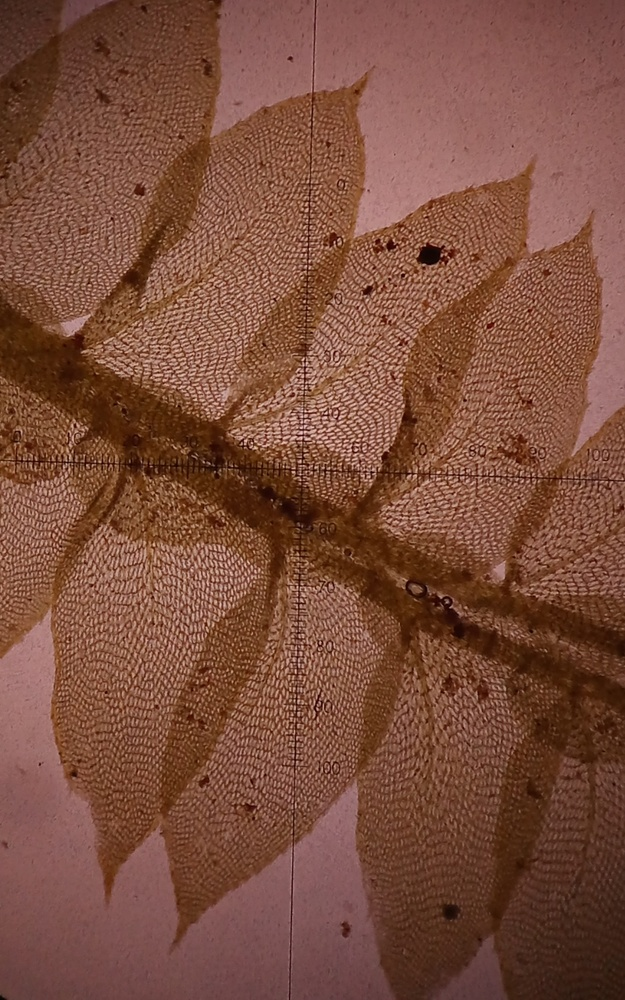
#> input picture source_images/Dendrocyathophorum_decolyi.jpg, 625 x 1000 px, shrunk from 800 x 1280 before the run
$ python image_pipeline.py ../source_images out.png
#> lines starting #> are read from the running program, lines starting #| are printed output that depends on the picture; after the words box and inside, x2 and y2 are one past the last pixel; in counts of white or black regions, pixels touching at a corner belong together
#!/usr/bin/env python3
"""
Reference implementation of the image-processing workflow (Table 2) with the
explicit quality-control rules stated in the revised Methods.

Use it to (1) re-verify Table 3 from the raw photomicrographs, (2) process the
replicated image set (specimen x field) and (3) run the image-processing
parameter sensitivity analysis requested by the reviewer.

Input layout for replicated data:
    images/<Species_name>/<voucher_id>/<field_id>.tif
Usage:
    python image_pipeline.py images/ out/            # descriptors per field
    python image_pipeline.py images/ out/ --sweep    # + parameter sensitivity
Requires: Python >= 3.11, numpy, pandas, opencv-python 4.10, scikit-image >= 0.22
"""
from __future__ import annotations

import argparse
import itertools
from pathlib import Path

import cv2
import numpy as np
import pandas as pd
from scipy.ndimage import convolve
from skimage.morphology import skeletonize

DEFAULT = dict(blur=5, block=31, C=5, morph=3, canny_lo=50, canny_hi=150, min_area=50)


def descriptors(path: Path, p: dict = DEFAULT) -> dict:
    bgr = cv2.imread(str(path), cv2.IMREAD_COLOR)
#> bgr is the input picture: shape (1000, 625, 3); mean B, G, R 60.7, 77.9, 123.4
    if bgr is None:
        raise IOError(path)
    # 1. Grayscale: Y = 0.299 R + 0.587 G + 0.114 B (OpenCV ITU-R BT.601)
    g = cv2.cvtColor(bgr, cv2.COLOR_BGR2GRAY)
    # 2. Contrast normalization: linear min-max stretch to 0-255
    g = cv2.normalize(g, None, 0, 255, cv2.NORM_MINMAX)
    # 3. Gaussian smoothing (sigma derived from kernel size by OpenCV)
    g = cv2.GaussianBlur(g, (p["blur"], p["blur"]), 0)
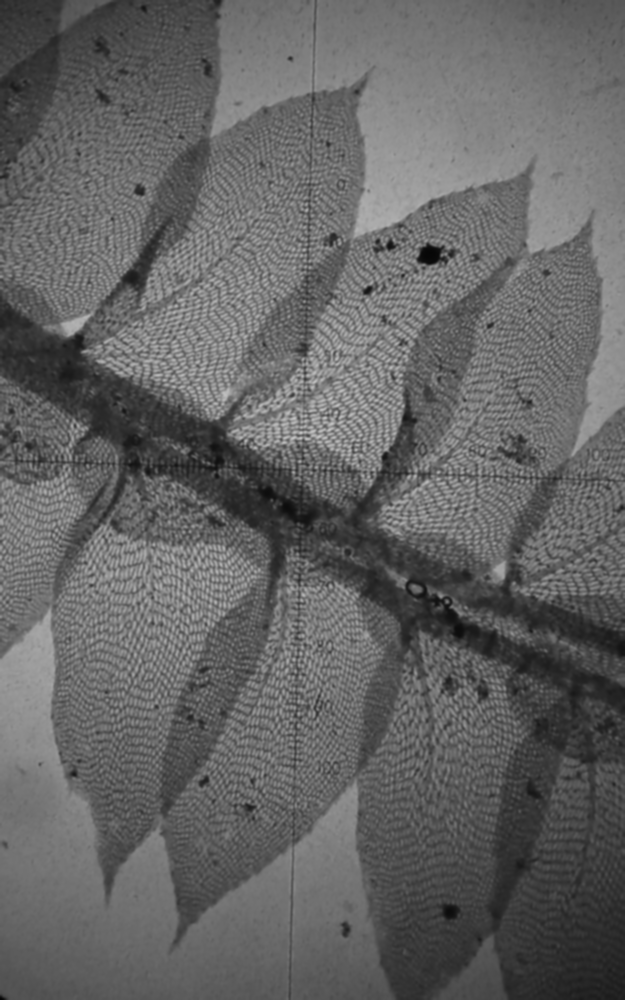
#> g: shape (1000, 625); min 4, max 196, mean 99.6
    # 4-5. Adaptive Gaussian threshold; tissue (cell walls, darker) = foreground
    A = cv2.adaptiveThreshold(g, 255, cv2.ADAPTIVE_THRESH_GAUSSIAN_C,
                              cv2.THRESH_BINARY_INV, p["block"], p["C"])
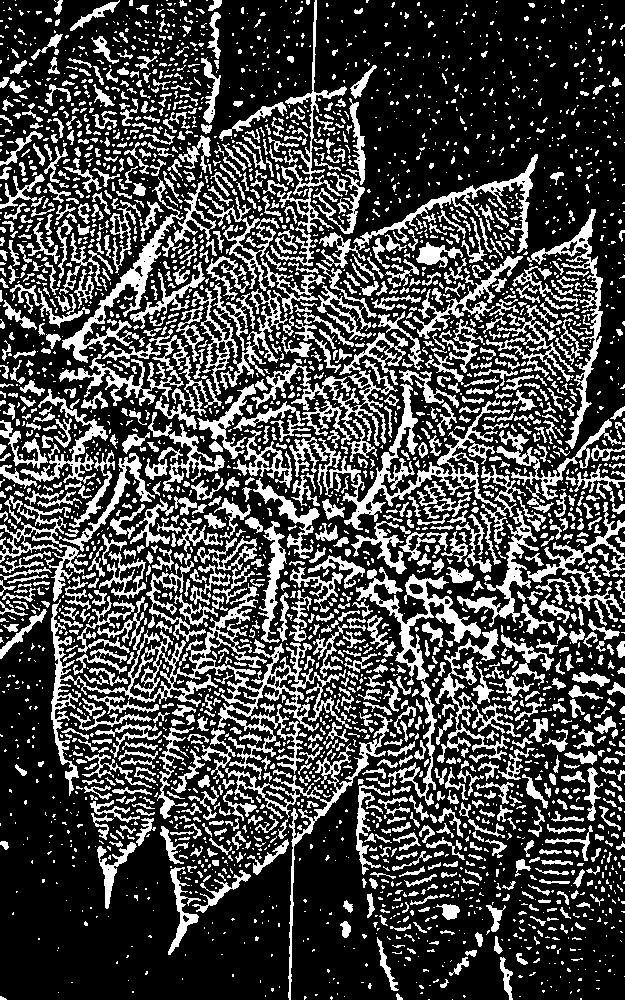
#> A: shape (1000, 625); 28.7% white; 3352 white regions (2153 under 20 px), largest, box (x1, y1, x2, y2) and area: (51, 583, 352, 796) 8949, (342, 384, 526, 544) 4688, (251, 332, 408, 446) 3080
    # 6. Morphological opening then closing, square kernel
    k = cv2.getStructuringElement(cv2.MORPH_RECT, (p["morph"], p["morph"]))
    A = cv2.morphologyEx(cv2.morphologyEx(A, cv2.MORPH_OPEN, k), cv2.MORPH_CLOSE, k)
#> A: shape (1000, 625); 19.3% white; 2518 white regions (1245 under 20 px), largest, box (x1, y1, x2, y2) and area: (380, 575, 498, 680) 2642, (343, 385, 456, 529) 2349, (62, 217, 173, 362) 2295
    # QC: remove connected objects smaller than min_area pixels
    n, lab, stats, _ = cv2.connectedComponentsWithStats(A, connectivity=8)
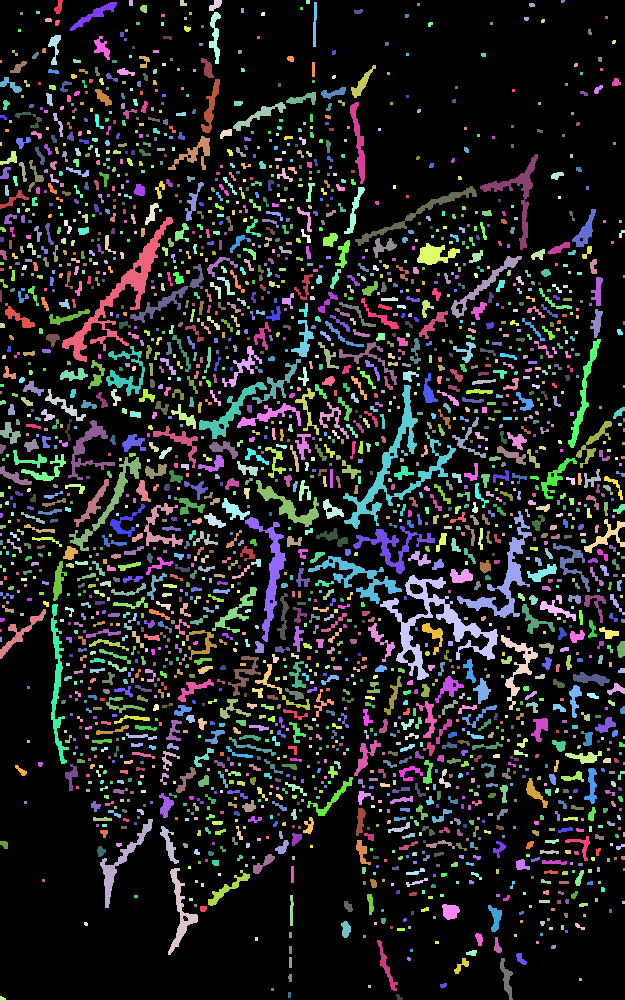
#> lab: shape (1000, 625) int32; 2519 distinct labels, from 0 to 2518; one colour per label, 0 black
#> n = 2519; stats = 2519 rows, first 6: [0, 0, 625, 1000, 504685], [54, 0, 9, 14, 75], [129, 0, 4, 6, 24], [180, 0, 7, 6, 33], [209, 0, 13, 11, 88], [306, 0, 4, 4, 16]
    keep = np.zeros(n, bool)
    keep[1:] = stats[1:, cv2.CC_STAT_AREA] >= p["min_area"]
    A = np.where(keep[lab], 255, 0).astype(np.uint8)
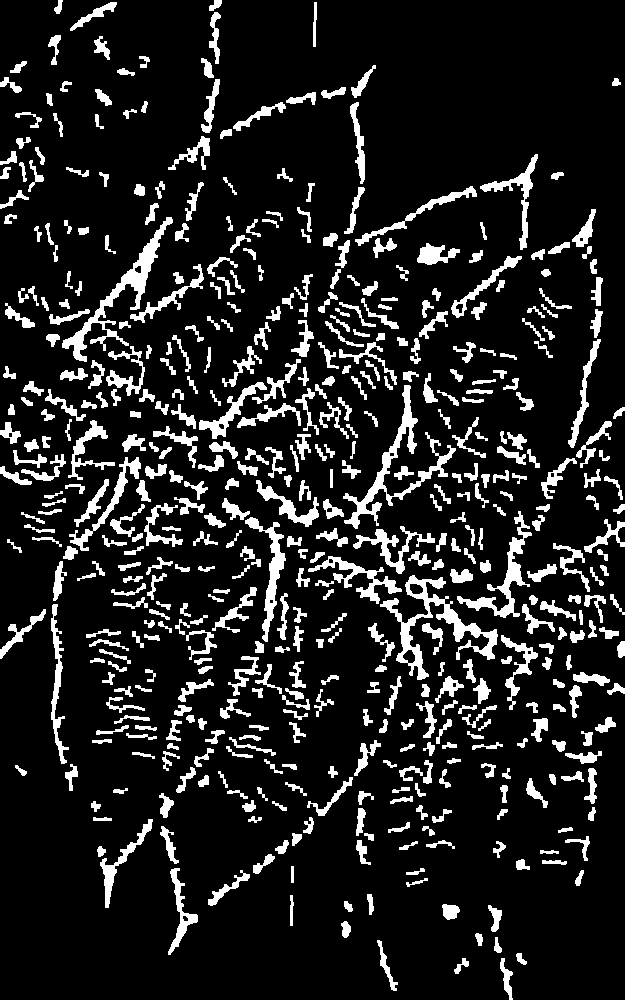
#> A: shape (1000, 625); 13.2% white; 515 white regions, largest, box (x1, y1, x2, y2) and area: (380, 575, 498, 680) 2642, (343, 385, 456, 529) 2349, (62, 217, 173, 362) 2295
    fg = A > 0
#> fg: shape (1000, 625) bool; 13.2% white; 515 white regions
    N = A.size
#> N = 625000
    PD = fg.sum() / N
#> PD = 0.132
    # 7. External contours; QC: exclude zero-area/zero-perimeter contours and
    #    contours touching the image border
    cs, _ = cv2.findContours(A, cv2.RETR_EXTERNAL, cv2.CHAIN_APPROX_NONE)
#> cs = 515 contours; largest, box (x1, y1, x2, y2) and area: (380, 575, 498, 680) 2442, (62, 217, 173, 362) 1994, (343, 385, 456, 529) 1928, (457, 511, 532, 618) 1217, (245, 517, 286, 642) 1038
    h, w = A.shape
#> h = 1000; w = 625
    iso = []
    for c in cs:
        x, y, cw, ch = cv2.boundingRect(c)
        if x == 0 or y == 0 or x + cw >= w or y + ch >= h:
            continue
        a, per = cv2.contourArea(c), cv2.arcLength(c, True)
        if a > 0 and per > 0:
            iso.append(4 * np.pi * a / per ** 2)
#> this loop made 515 passes
#> (x, y, cw, ch, a, per) on passes 2 to 4: (454, 958, 15, 16, 71.5, 55.56), (516, 953, 11, 12, 56, 36.14), (377, 940, 21, 51, 193, 129.3)
#> after the loop, iso = 499 values, max 0.8 at index 421, min 0.0265 at index 335, mean 0.276
    RG = float(np.mean(iso)) if iso else np.nan
#> RG = 0.276
    # 8. Continuity: largest 8-connected component / total foreground
    n, lab, stats, _ = cv2.connectedComponentsWithStats(A, connectivity=8)
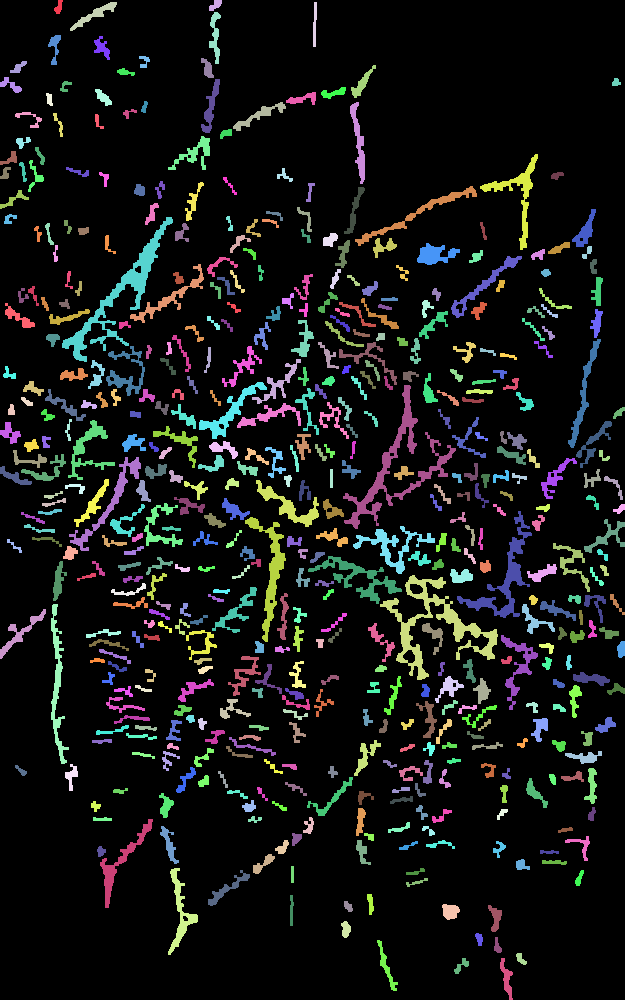
#> lab: shape (1000, 625) int32; 516 distinct labels, from 0 to 515; one colour per label, 0 black
#> n = 516; stats = 516 rows, first 6: [0, 0, 625, 1000, 542631], [54, 0, 9, 14, 75], [209, 0, 13, 11, 88], [70, 2, 47, 29, 327], [313, 2, 4, 45, 133], [209, 12, 12, 52, 292]
    CO = stats[1:, cv2.CC_STAT_AREA].max() / fg.sum() if n > 1 else np.nan
#> CO = 0.0321
    # 9. Skeleton (scikit-image, Zhang-Suen-type thinning); branch point =
    #    skeleton pixel with >= 3 skeleton neighbours (8-neighbourhood)
    sk = skeletonize(fg)
#> sk: shape (1000, 625) bool; 2.8% white in thin lines or dots
    nb = convolve(sk.astype(int), np.ones((3, 3), int), mode="constant") - sk
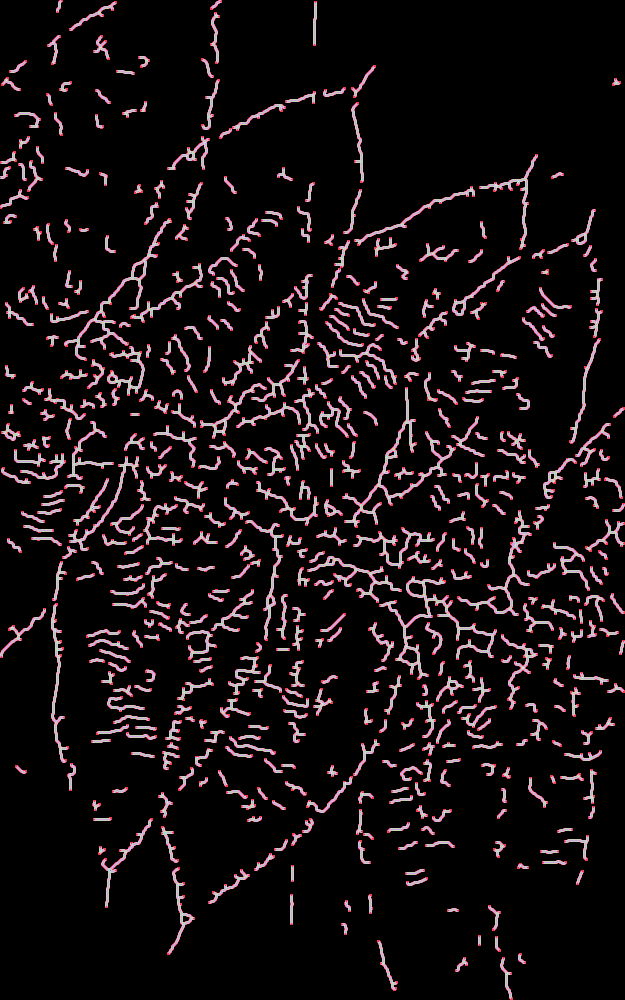
#> nb: shape (1000, 625) int64; 7 distinct labels, from 0 to 6; one colour per label, 0 black
    LI = ((nb >= 3) & sk).sum() / sk.sum() if sk.sum() else np.nan
#> LI = 0.121
    # 10. Canny edges (aperture 3, L1 gradient)
    E = cv2.Canny(g, p["canny_lo"], p["canny_hi"])
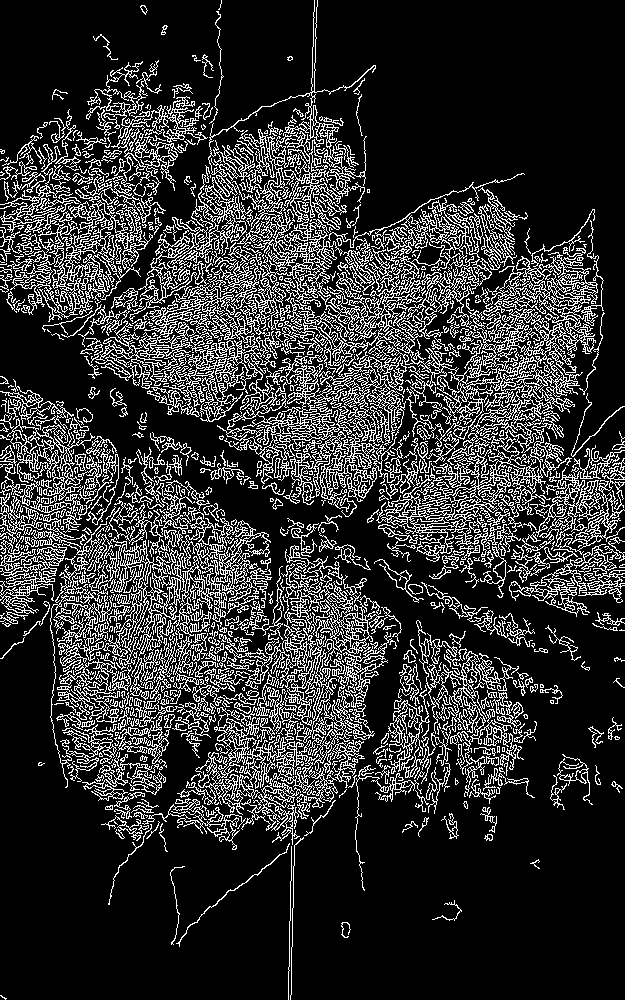
#> E: shape (1000, 625); 19.1% white in thin lines or dots
    ED = (E > 0).sum() / N
#> ED = 0.191
    return dict(PD=PD, OSF=1 - PD, RG=RG, CO=CO, LI=LI, ED=ED,
                n_contours_used=len(iso), width=w, height=h)


def collect(root: Path, p=DEFAULT) -> pd.DataFrame:
    rows = []
    for f in sorted(root.rglob("*")):
        if f.suffix.lower() not in {".tif", ".tiff", ".png", ".jpg", ".jpeg"}:
            continue
        rel = f.relative_to(root).parts
        sp, spec = (rel + ("NA", "NA"))[:2] if len(rel) >= 3 else (rel[0], "single")
        rows.append({"species": sp.replace("_", " "), "specimen": spec,
                     "field": f.stem, **descriptors(f, p)})
#> pass 2 of the loop in collect, `for f in sorted(root.rglob("*")):`:
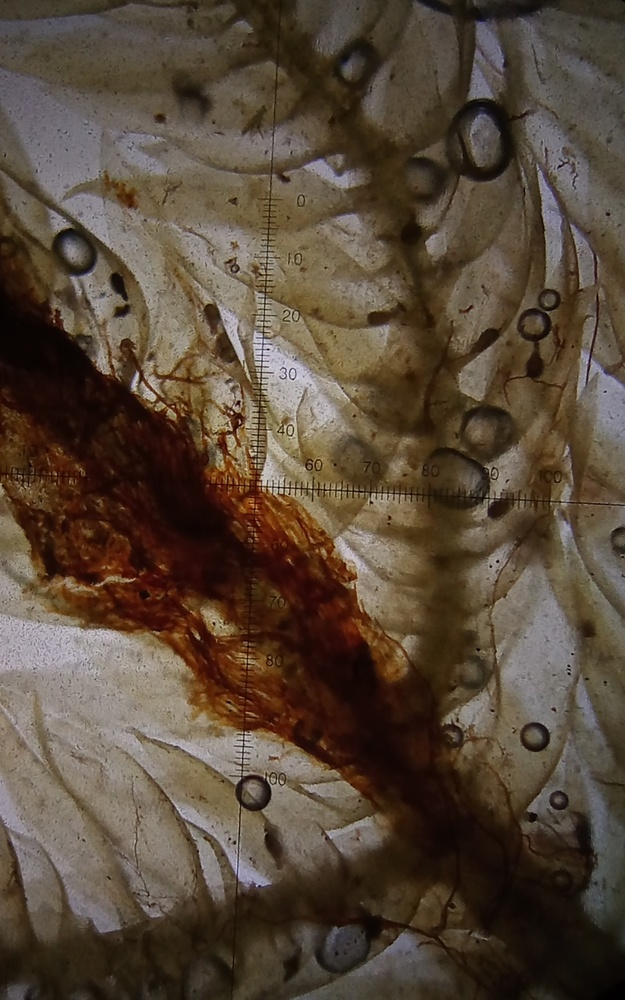
#> input picture source_images/Entodon_plicatus.jpg, 625 x 1000 px, shrunk from 800 x 1280 before the run
#> in descriptors, bgr is the input picture: shape (1000, 625, 3); mean B, G, R 56.8, 71.9, 87.1
#> in descriptors (call 2), `n, lab, stats, _ = cv2.connectedComponentsWithStats(A, connectivity=8)`: n = 942; stats = 942 rows, first 6: [0, 0, 625, 1000, 489374], [4, 0, 3, 2, 6], [52, 0, 147, 18, 775], [209, 0, 17, 8, 78], [219, 0, 35, 34, 339], [252, 0, 4, 3, 12]
#> in descriptors (call 2), `A = np.where(keep[lab], 255, 0).astype(np.uint8)`:
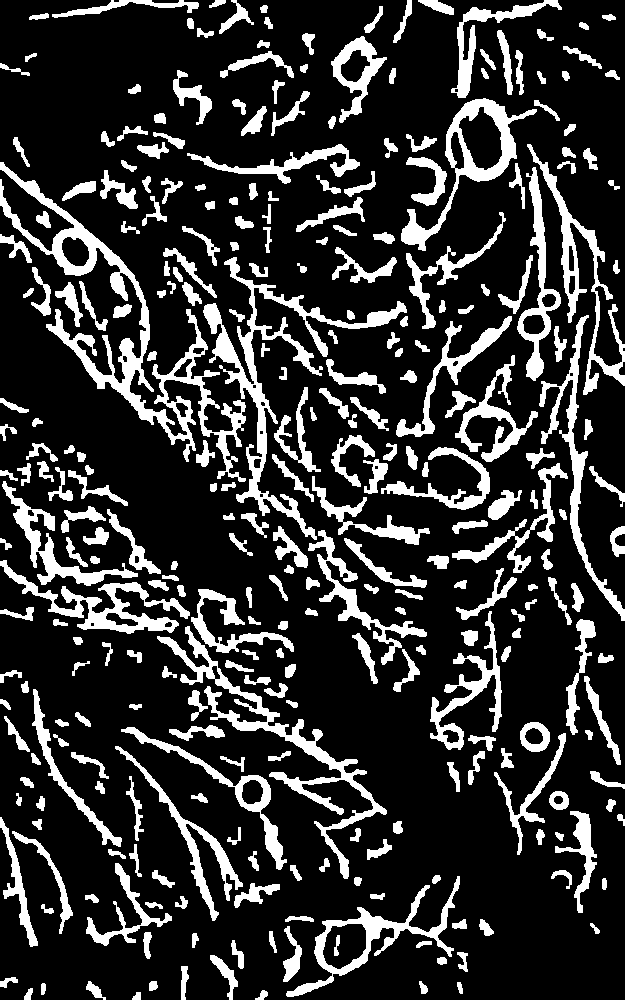
#> A: shape (1000, 625); 19.6% white; 308 white regions, largest, box (x1, y1, x2, y2) and area: (0, 162, 246, 482) 9727, (203, 257, 407, 540) 6596, (157, 626, 387, 879) 5471
#> fg: shape (1000, 625) bool; 19.6% white; 308 white regions
#> PD = 0.196
#> cs = 307 contours; largest, box (x1, y1, x2, y2) and area: (0, 162, 246, 482) 9313, (203, 257, 407, 540) 5698, (401, 98, 537, 251) 5274, (157, 626, 387, 879) 4705, (286, 876, 460, 997) 4180
#> the loop in descriptors (call 2), `for c in cs:` made 307 passes
#> (x, y, cw, ch, a, per) on passes 4 to 6: (41, 983, 5, 12, 39, 27.66), (457, 982, 6, 12, 37.5, 29.07), (419, 981, 9, 13, 57.5, 34.73)
#> sk: shape (1000, 625) bool; 3.1% white in thin lines or dots
#> nb: shape (1000, 625) int64; 7 distinct labels, from 0 to 6
#> in descriptors (call 2), `E = cv2.Canny(g, p["canny_lo"], p["canny_hi"])`:
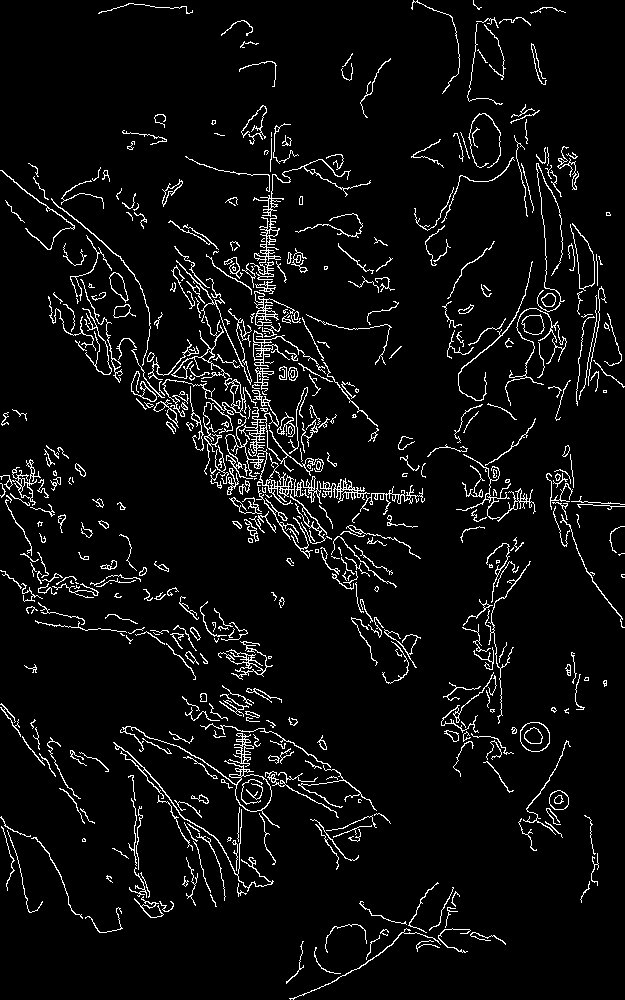
#> E: shape (1000, 625); 5.5% white in thin lines or dots
    return pd.DataFrame(rows)


def specimen_summary(df: pd.DataFrame) -> pd.DataFrame:
    """Specimen is the biological unit: average fields within specimen first,
    then report species mean, SD and range across specimens, and the
    between- vs within-specimen variance components."""
    cols = ["PD", "RG", "CO", "LI", "ED"]
    spec = df.groupby(["species", "specimen"])[cols].mean()
    out = spec.groupby("species").agg(["mean", "std", "min", "max", "count"])
    vc = []
    for (sp), g in df.groupby("species"):
        for c in cols:
            within = g.groupby("specimen")[c].var(ddof=1).mean()
            between = g.groupby("specimen")[c].mean().var(ddof=1)
            vc.append({"species": sp, "descriptor": c,
                       "var_between_specimen": between, "var_within_specimen": within})
    return out, pd.DataFrame(vc)


def sweep(root: Path) -> pd.DataFrame:
    grid = dict(blur=[3, 5, 7], block=[21, 31, 41], C=[3, 5, 7],
                canny_lo=[30, 50, 70], canny_hi=[120, 150, 180])
    rows = []
    for vals in itertools.product(*grid.values()):
        p = dict(DEFAULT, **dict(zip(grid, vals)))
        d = collect(root, p).groupby("species")[["PD", "RG", "CO", "ED"]].mean()
        rows.append({**dict(zip(grid, vals)), **{f"{s}|{c}": d.at[s, c]
                     for s in d.index for c in d.columns}})
    return pd.DataFrame(rows)


if __name__ == "__main__":
    ap = argparse.ArgumentParser()
    ap.add_argument("images", type=Path)
    ap.add_argument("out", type=Path)
    ap.add_argument("--sweep", action="store_true")
    a = ap.parse_args()
    a.out.mkdir(parents=True, exist_ok=True)
    df = collect(a.images)
    df.to_csv(a.out / "field_level_descriptors.csv", index=False)
    summ, vc = specimen_summary(df)
    summ.to_csv(a.out / "species_summary_specimen_unit.csv")
    vc.to_csv(a.out / "variance_components.csv", index=False)
    if a.sweep:
        sweep(a.images).to_csv(a.out / "processing_sensitivity.csv", index=False)
    print(f"Processed {len(df)} images from {df['species'].nunique()} species.")
#| Processed 2 images from 2 species.
